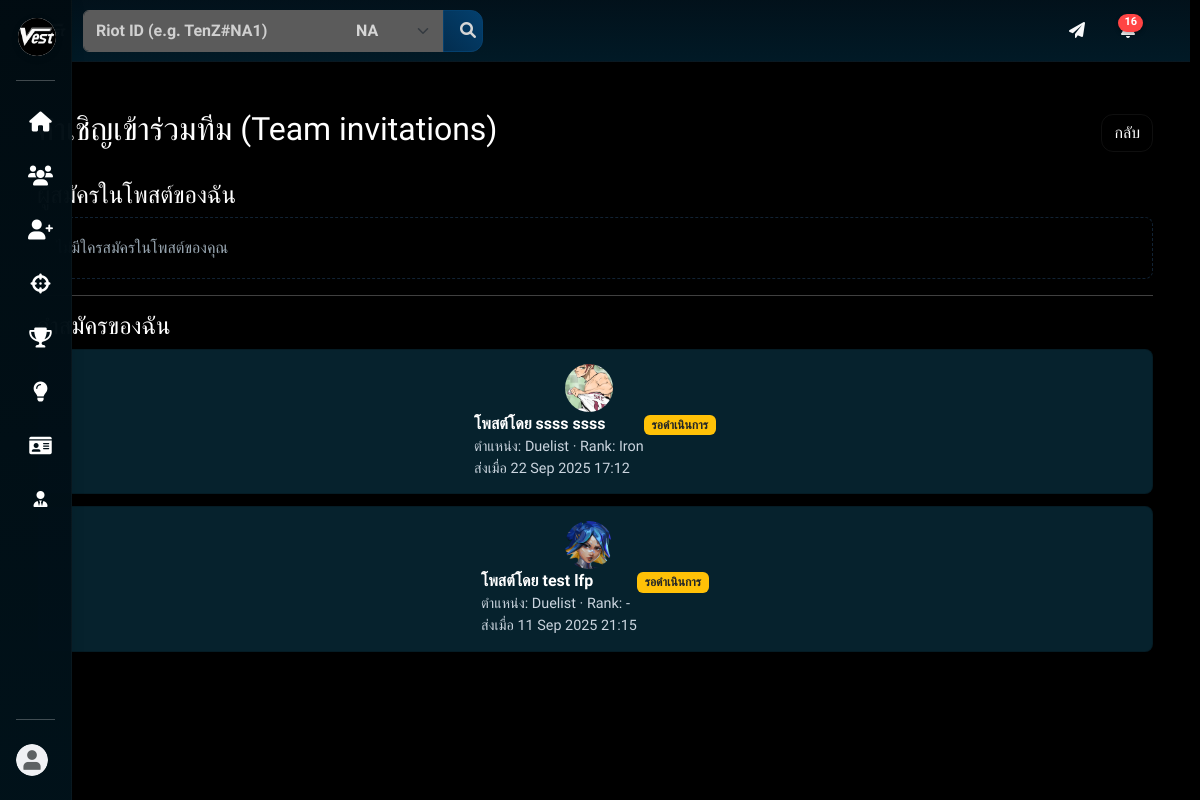
/team/pages/invitations.php (signed in), run on the app's committed database.
### tables this page shows
CREATE TABLE `lfp_applications` (
  `app_id` int(10) UNSIGNED NOT NULL,
  `post_id` int(10) UNSIGNED NOT NULL,
  `user_id` int(10) UNSIGNED NOT NULL,
  `status` enum('pending','accepted','declined') NOT NULL DEFAULT 'pending',
  `created_at` datetime NOT NULL DEFAULT current_timestamp()
);

CREATE TABLE `users` (
  `user_id` int(10) UNSIGNED NOT NULL,
  `first_name` varchar(50) DEFAULT NULL,
  `last_name` varchar(50) DEFAULT NULL,
  `password` varchar(255) DEFAULT NULL,
  `email` varchar(100) DEFAULT NULL,
  `riot_id` varchar(100) DEFAULT NULL,
  `role` enum('player','coach','admin','manager') DEFAULT NULL,
  `team_id` int(10) UNSIGNED DEFAULT NULL,
  `region` enum('na','eu','ap','kr','latam','br') DEFAULT NULL,
  `profile_img` varchar(255) DEFAULT NULL,
  `reset_token` varchar(64) DEFAULT NULL,
  `reset_token_expiry` datetime DEFAULT NULL,
  `email_verified` tinyint(1) DEFAULT 0,
  `otp_code` varchar(10) DEFAULT NULL,
  `otp_expiry` datetime DEFAULT NULL,
  `otp_verified` tinyint(1) NOT NULL DEFAULT 0,
  `ban_until` datetime DEFAULT NULL
);

CREATE TABLE `lfp_posts` (
  `id` int(10) UNSIGNED NOT NULL,
  `user_id` int(10) UNSIGNED NOT NULL,
  `position` varchar(20) NOT NULL,
  `rank` enum('Unranked','Iron','Bronze','Silver','Gold','Platinum','Diamond','Ascendant','Immortal','Radiant') DEFAULT NULL,
  `experience` text DEFAULT NULL,
  `created_at` datetime DEFAULT current_timestamp()
);

### team/pages/invitations.php (the view, shortened to what this page needs)
<?php
include '../utils/db.php';
$uid = (int)$_SESSION['user_id'];
$sql_owner = "SELECT a.app_id, a.post_id, a.user_id AS applicant_id, a.status, a.created_at,
                     p.position AS post_position, p.rank AS post_rank,
                     u.first_name, u.last_name, u.profile_img, u.riot_id
              FROM lfp_applications a
              JOIN lfp_posts p ON a.post_id = p.id
              JOIN users u ON a.user_id = u.user_id
              WHERE p.user_id = ?
              ORDER BY a.created_at DESC";
$stmt = $conn->prepare($sql_owner);
$stmt->bind_param('i', $uid);
$stmt->execute();
$res_owner = $stmt->get_result();
$apps_to_my_posts = $res_owner->fetch_all(MYSQLI_ASSOC);
$sql_mine = "SELECT a.app_id, a.post_id, a.status, a.created_at,
                    p.user_id AS post_owner, p.position AS post_position, p.rank AS post_rank,
                    po.first_name AS owner_fn, po.last_name AS owner_ln, po.profile_img AS owner_img,
                    p.id AS post_id
             FROM lfp_applications a
             JOIN lfp_posts p ON a.post_id = p.id
             LEFT JOIN users po ON p.user_id = po.user_id
             WHERE a.user_id = ?
             ORDER BY a.created_at DESC";
$stmt = $conn->prepare($sql_mine);
$stmt->bind_param('i', $uid);
$stmt->execute();
$res_mine = $stmt->get_result();
$my_apps = $res_mine->fetch_all(MYSQLI_ASSOC);
?>
<!DOCTYPE html>
<html lang="th">
<head>
<link href="../css/LFT_LFP.css" rel="stylesheet">
<?php include '../../utils/link.php'; ?>
</head>
<body>
<div class="container py-5">
  <div class="d-flex justify-content-between align-items-center mb-4">
    <h2>คำเชิญเข้าร่วมทีม (Team invitations)</h2>
    <a href="team_manage.php" class="btn btn-outline-light">กลับ</a>
  </div>
  <h4>ผู้สมัครในโพสต์ของฉัน</h4>
  <?php if (count($apps_to_my_posts) === 0): ?>
    <div class="empty">ไม่มีใครสมัครในโพสต์ของคุณ</div>
  <?php endif; ?>
  <hr>
  <h4>คำสมัครของฉัน</h4>
  <?php if (count($my_apps) === 0): ?>
    <div class="empty">คุณยังไม่ได้ส่งคำสมัคร</div>
  <?php else: ?>
    <?php foreach($my_apps as $m): ?>
      <div class="card d-flex align-items-center">
        <img src="<?= htmlspecialchars($m['owner_img'] ?: '../../img/profile/default.png') ?>" class="avatar" alt="owner">
        <div style="flex:1">
          <div class="d-flex justify-content-between">
            <div>
              <strong>โพสต์โดย <?= htmlspecialchars($m['owner_fn'].' '.$m['owner_ln']) ?></strong>
              <div class="small">ตำแหน่ง: <?= htmlspecialchars($m['post_position']) ?> · Rank: <?= htmlspecialchars($m['post_rank'] ?: '-') ?></div>
              <div class="small">ส่งเมื่อ <?= date('j M Y H:i', strtotime($m['created_at'])) ?></div>
            </div>
            <div>
              <?php if ($m['status'] === 'pending'): ?>
                <span class="badge bg-warning text-dark">รอดำเนินการ</span>
              <?php elseif ($m['status'] === 'accepted'): ?>
                <span class="badge bg-success">ได้รับเชิญ/รับแล้ว</span>
              <?php else: ?>
                <span class="badge bg-danger">ปฏิเสธ</span>
              <?php endif; ?>
            </div>
          </div>
        </div>
      </div>
    <?php endforeach; ?>
  <?php endif; ?>
</div>
</body>
</html>

### css/LFT_LFP.css (style rules this page uses)
:root { --valorant-red: #ff4655; --valorant-dark: #0f1923; --valorant-light: #ece8e1; }
body { background-color: var(--valorant-dark); color: var(--valorant-light); font-family: 'Tungsten-Bold', sans-serif; }

### css/sidebar.css (style rules this page uses)
:root { --sidebar-width-open: 260px; --sidebar-width-closed: 72px; }

### css/style.css (style rules this page uses)
body { color: rgb(255, 255, 255); background-color: #000000!important; min-height: 100vh; font-family: "Chakra Petch", sans-serif; }
html { scrollbar-gutter: stable; }
.btn-outline-light { border-radius: 12px; transition: all 0.3s ease; border: 1px solid rgba(255,255,255,0.06); background: transparent; color: #ffffff; }
* { scrollbar-width: thin; scrollbar-color: #022d4f #01111c; }

### team/pages/invitations.php (style rules this page uses)
.card { background:#06222d; border-radius:8px; padding:14px; color:#fff; margin-bottom:12px; }
.avatar { width:48px;height:48px;border-radius:50%;object-fit:cover;margin-right:12px; }
.small { font-size:0.9rem; color:#cbd5df; }
.empty { color:#99a7b2; padding:18px; background:transparent; border:1px dashed #123; border-radius:8px; }

### data on the page
lfp_applications: users.profile_img (picture), users.first_name+last_name "ssss ssss", lfp_posts.position "Duelist", lfp_posts.rank "Iron", created_at "22 Sep 2025 17:12", status "รอดำเนินการ"
lfp_applications: users.profile_img (picture), users.first_name+last_name "test lfp", lfp_posts.position "Duelist", lfp_posts.rank "-", created_at "11 Sep 2025 21:15", status "รอดำเนินการ"
